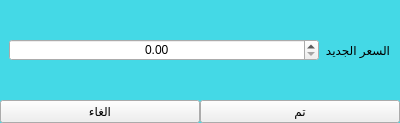
<?xml version="1.0" encoding="UTF-8"?>
<ui version="4.0">
 <class>Form</class>
 <widget class="QWidget" name="Form">
  <property name="geometry">
   <rect>
    <x>0</x>
    <y>0</y>
    <width>400</width>
    <height>123</height>
   </rect>
  </property>
  <property name="windowTitle">
   <string>Form</string>
  </property>
  <property name="styleSheet">
   <string notr="true">.QWidget { background: #44D9E6; }</string>
  </property>
  <layout class="QGridLayout" name="gridLayout">
   <property name="margin">
    <number>0</number>
   </property>
   <property name="spacing">
    <number>0</number>
   </property>
   <item row="0" column="0">
    <widget class="QWidget" name="widget" native="true">
     <layout class="QGridLayout" name="gridLayout_3">
      <property name="margin">
       <number>0</number>
      </property>
      <property name="spacing">
       <number>0</number>
      </property>
      <item row="0" column="0" colspan="2">
       <widget class="QWidget" name="widget_2" native="true">
        <property name="sizePolicy">
         <sizepolicy hsizetype="Expanding" vsizetype="Expanding">
          <horstretch>0</horstretch>
          <verstretch>0</verstretch>
         </sizepolicy>
        </property>
        <layout class="QGridLayout" name="gridLayout_2">
         <item row="0" column="0">
          <widget class="QDoubleSpinBox" name="price_spn">
           <property name="sizePolicy">
            <sizepolicy hsizetype="Expanding" vsizetype="Fixed">
             <horstretch>0</horstretch>
             <verstretch>0</verstretch>
            </sizepolicy>
           </property>
           <property name="layoutDirection">
            <enum>Qt::LeftToRight</enum>
           </property>
           <property name="alignment">
            <set>Qt::AlignCenter</set>
           </property>
          </widget>
         </item>
         <item row="0" column="1">
          <widget class="QLabel" name="label_5">
           <property name="text">
            <string>السعر الجديد</string>
           </property>
           <property name="alignment">
            <set>Qt::AlignCenter</set>
           </property>
          </widget>
         </item>
        </layout>
       </widget>
      </item>
      <item row="1" column="0">
       <widget class="QPushButton" name="close_btn">
        <property name="text">
         <string>الغاء</string>
        </property>
       </widget>
      </item>
      <item row="1" column="1">
       <widget class="QPushButton" name="add_btn">
        <property name="text">
         <string>تم</string>
        </property>
       </widget>
      </item>
     </layout>
    </widget>
   </item>
  </layout>
 </widget>
 <resources/>
 <connections/>
</ui>
